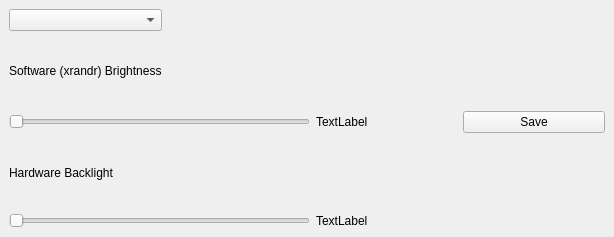
<?xml version="1.0" encoding="UTF-8"?>
<ui version="4.0">
 <class>brightness_small</class>
 <widget class="QMainWindow" name="brightness_small">
  <property name="geometry">
   <rect>
    <x>0</x>
    <y>0</y>
    <width>614</width>
    <height>237</height>
   </rect>
  </property>
  <property name="windowTitle">
   <string>MainWindow</string>
  </property>
  <property name="styleSheet">
   <string notr="true"/>
  </property>
  <widget class="QWidget" name="centralwidget">
   <layout class="QGridLayout" name="gridLayout_2">
    <item row="0" column="0">
     <layout class="QGridLayout" name="gridLayout">
      <item row="0" column="0">
       <widget class="QComboBox" name="comboBoxDisplay"/>
      </item>
      <item row="0" column="1" colspan="3">
       <spacer name="horizontalSpacer">
        <property name="orientation">
         <enum>Qt::Horizontal</enum>
        </property>
        <property name="sizeHint" stdset="0">
         <size>
          <width>40</width>
          <height>20</height>
         </size>
        </property>
       </spacer>
      </item>
      <item row="1" column="0">
       <widget class="QLabel" name="labelsoftwarebrightness">
        <property name="text">
         <string>Software (xrandr) Brightness</string>
        </property>
       </widget>
      </item>
      <item row="2" column="0" colspan="2">
       <widget class="QSlider" name="horizontalSliderBrightness">
        <property name="minimum">
         <number>1</number>
        </property>
        <property name="maximum">
         <number>200</number>
        </property>
        <property name="orientation">
         <enum>Qt::Horizontal</enum>
        </property>
       </widget>
      </item>
      <item row="2" column="2">
       <widget class="QLabel" name="label_brightness_slider">
        <property name="text">
         <string>TextLabel</string>
        </property>
       </widget>
      </item>
      <item row="2" column="3">
       <widget class="QPushButton" name="buttonSave">
        <property name="text">
         <string>Save</string>
        </property>
       </widget>
      </item>
      <item row="3" column="0">
       <widget class="QLabel" name="label_xbacklight">
        <property name="text">
         <string>Hardware Backlight</string>
        </property>
       </widget>
      </item>
      <item row="4" column="0" colspan="2">
       <widget class="QSlider" name="horizsliderhardwarebacklight">
        <property name="orientation">
         <enum>Qt::Horizontal</enum>
        </property>
       </widget>
      </item>
      <item row="4" column="2">
       <widget class="QLabel" name="backlight_label">
        <property name="text">
         <string>TextLabel</string>
        </property>
       </widget>
      </item>
     </layout>
    </item>
   </layout>
  </widget>
 </widget>
 <resources/>
 <connections/>
</ui>
